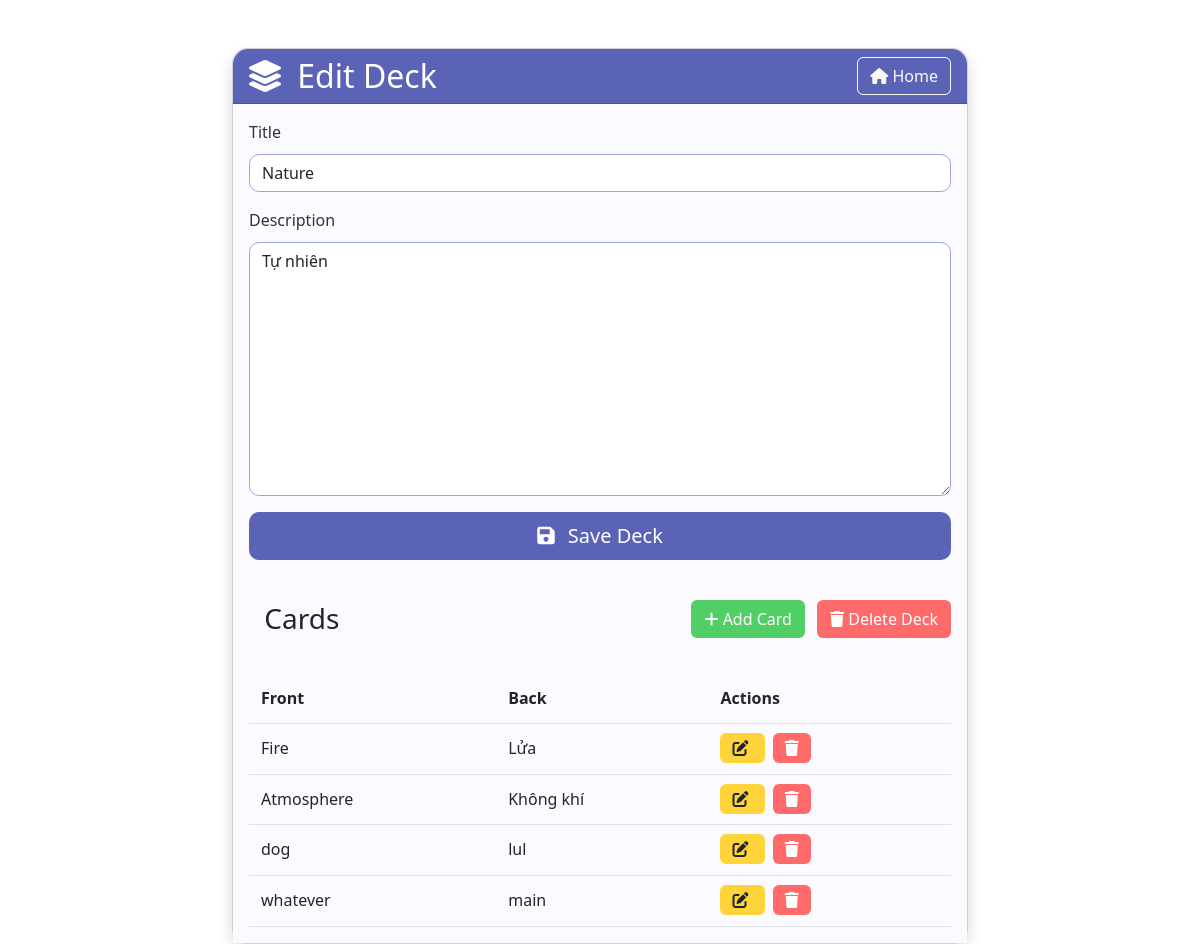
Screenshot of /collection/12/edit/ (signed in) with the database file from the repository.
### collection/models.py (models this page shows, shortened)
class Deck(models.Model):
    user = models.ForeignKey(User, on_delete=models.CASCADE, default=1)
    title = models.CharField(max_length=200)
    description = models.TextField(blank=True)
    created_at = models.DateTimeField(auto_now_add=True)
    updated_at = models.DateTimeField(auto_now=True)

class Card(models.Model):
    deck = models.ForeignKey(Deck, on_delete=models.CASCADE)
    front = models.TextField()
    back = models.TextField()
    created_at = models.DateTimeField(auto_now_add=True)
    updated_at = models.DateTimeField(auto_now=True)

### collection/views.py (the view)
# urls.py: path("<int:deck_id>/edit/", views.edit_deck, name="edit_deck"),
@login_required
def edit_deck(request, deck_id):
    deck = get_object_or_404(Deck, pk=deck_id, user=request.user)
    if request.method == "POST":
        form = DeckForm(request.POST, instance=deck)
        if form.is_valid():
            form.save()
            return redirect("home")
    else:
        form = DeckForm(instance=deck)
    return render(request, "edit_deck.html", {"form": form, "deck": deck})

### collection/forms.py
class DeckForm(forms.ModelForm):
    class Meta:
        model = Deck
        fields = ["title", "description"]
    def __init__(self, *args, **kwargs):
        super(DeckForm, self).__init__(*args, **kwargs)
        for fieldname in ["title", "description"]:
            self.fields[fieldname].widget.attrs.update({"class": "input is-success"})

### collection/templates/edit_deck.html (shortened to what this page needs)
{% extends 'base.html' %}
{% load widget_tweaks %}
{% block content %}
<link rel="stylesheet" href="https://cdnjs.cloudflare.com/ajax/libs/font-awesome/6.0.0/css/all.min.css">
<div class="container mt-5">
  <div class="row justify-content-center">
    <div class="col-md-8">
      <div class="card shadow" style="border-radius: 15px;">
        <div class="card-header" style="background-color: #5b63b7; border-radius: 15px 15px 0 0;">
          <div class="d-flex justify-content-between align-items-center">
            <h2 class="mb-0 text-white">
              <i class="fas fa-layer-group me-2"></i>
              {% if deck %}Edit Deck{% else %}Create New Deck{% endif %}
            </h2>
            <a href="{% url 'home' %}" class="btn btn-outline-light">
              <i class="fas fa-home"></i> Home
            </a>
          </div>
        </div>
        <div class="card-body" style="background-color: #fbfbff;">
          <form method="post">
            {% for field in form %}
            <div class="mb-3">
              <label for="{{ field.id_for_label }}" class="form-label" style="color: #2d3142;">
                {{ field.label }}
              </label>
              {{ field|add_class:"form-control"|attr:"style:border-color: #9ba3eb; border-radius: 10px;" }}
            </div>
            {% endfor %}
            <button type="submit" class="btn btn-lg w-100 mb-3"
                    style="background-color: #5b63b7; color: white; border-radius: 10px;
                           transition: all 0.3s ease-in-out;"
                    onmouseover="this.style.backgroundColor='#4850a3'"
                    onmouseout="this.style.backgroundColor='#5b63b7'">
              <i class="fas fa-save me-2"></i> Save Deck
            </button>
          </form>
          {% if deck %}
            <div class="mt-4">
              <div class="d-flex justify-content-between align-items-center mb-3">
                <h3 class="mb-0">
                   Cards
                </h3>
                <div>
                  <a href="{% url 'create_card' deck.id %}" class="btn add-btn">
                    <i class="fas fa-plus"></i> Add Card
                  </a>
                  <a href="{% url 'delete_deck' deck.id %}" class="btn delete-btn ms-2">
                    <i class="fas fa-trash"></i> Delete Deck
                  </a>
                </div>
              </div>
              {% if deck.card_set.all %}
                <div class="table-responsive">
                  <table class="card-table">
                    <thead>
                      <tr>
                        <th>Front</th>
                        <th>Back</th>
                        <th>Actions</th>
                      </tr>
                    </thead>
                    <tbody>
                      {% for card in deck.card_set.all %}
                        <tr>
                          <td>{{ card.front }}</td>
                          <td>{{ card.back }}</td>
                          <td>
                            <a href="{% url 'edit_card' deck.id card.id %}" class="action-btn edit-btn me-2">
                              <i class="fas fa-edit"></i>
                            </a>
                            <a href="{% url 'delete_card' deck.id card.id %}" class="action-btn delete-btn">
                              <i class="fas fa-trash"></i>
                            </a>
                          </td>
                        </tr>
                      {% endfor %}
                    </tbody>
                  </table>
                </div>
              {% else %}
                <div class="text-center text-muted py-4">
                  <i class="fas fa-info-circle me-2"></i>
                  No cards in this deck yet. Add some cards to get started!
                </div>
              {% endif %}
            </div>
          {% endif %}
        </div>
      </div>
    </div>
  </div>
</div>
{% endblock %}

### account/static/css/styles.css (style rules this page uses)
:root { --primary-color: #007bff; --secondary-color: #6c757d; --success-color: #28a745; --error-color: #dc3545; --warning-color: #ffc107; --info-color: #17a2b8; --light-gray: #f8f9fa; --dark-gray: #343a40; }
body { line-height: 1.6; color: #333; }

### collection/templates/edit_deck.html (style rules this page uses)
.card-table { width: 100%; margin-top: 20px; }
.card-table th, .card-table td { padding: 12px; border-bottom: 1px solid #dee2e6; }
.action-btn { padding: 4px 12px; border-radius: 6px; text-decoration: none; transition: all 0.3s ease; }
.edit-btn { background-color: #ffd43b; color: #212529; }
.delete-btn { background-color: #ff6b6b; color: white; }
.add-btn { background-color: #51cf66; color: white; }

### rows the page displays
Deck: form "Nature" "Tự nhiên"
Card: front "Fire", back "Lửa"
Card: front "Atmosphere", back "Không khí"
Card: front "dog", back "lul"
Card: front "whatever", back "main"

### other values shown
{{ field.label }} "Title" "Description"
